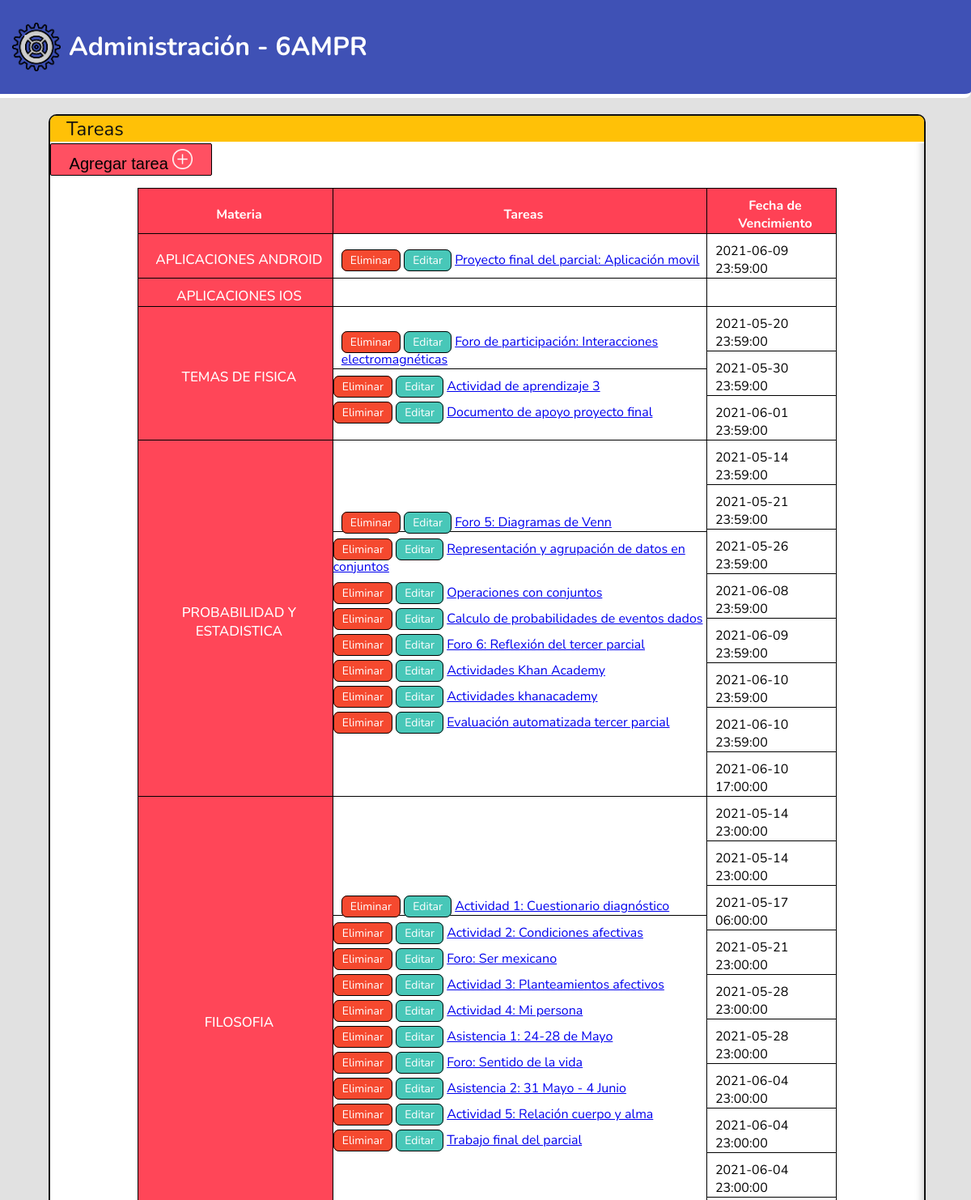
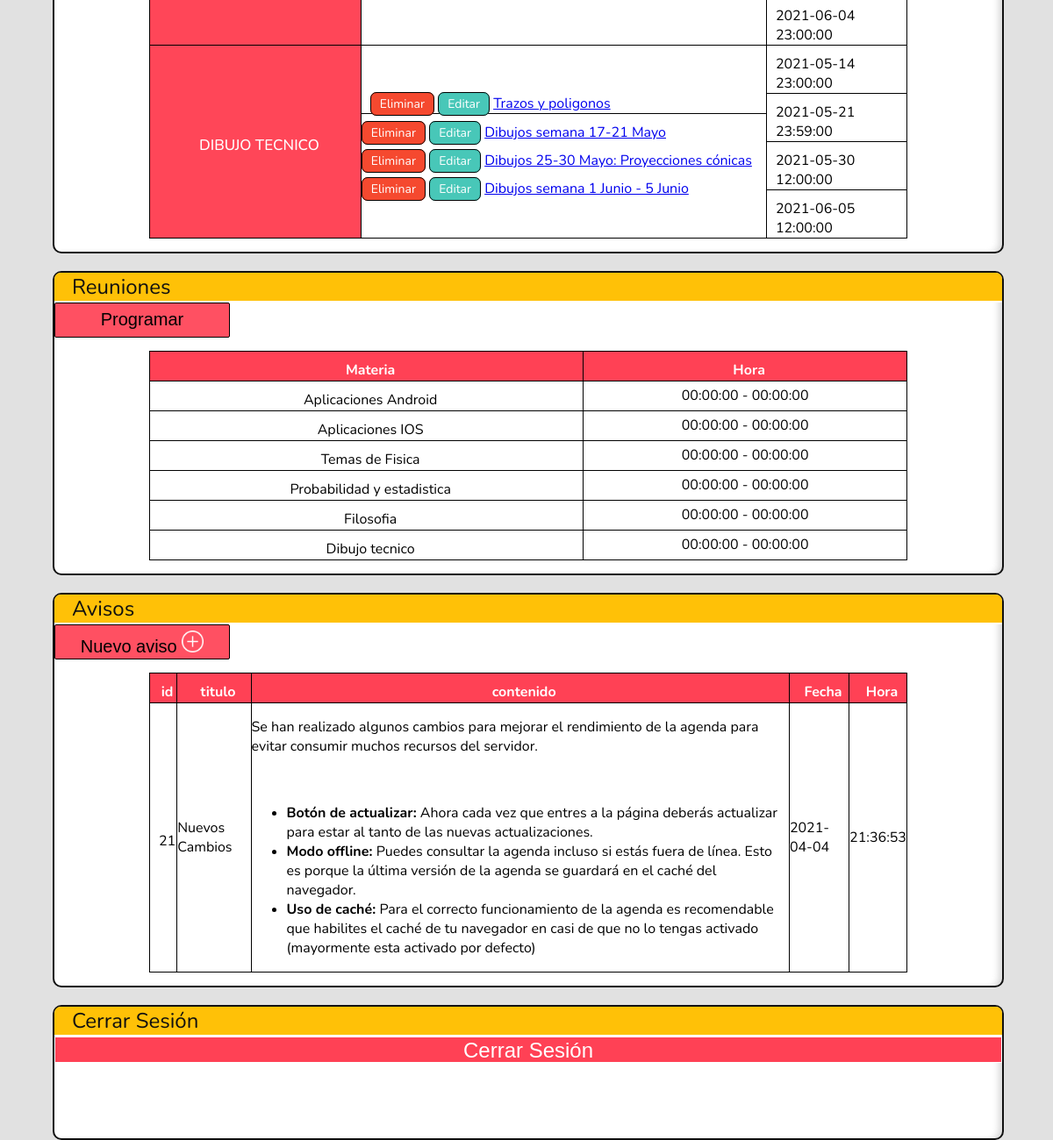
Page /files/admin.php (signed in) on the committed database (2 pictures, top to bottom).
### tables this page shows
CREATE TABLE `tareas` (
  `id` int(11) NOT NULL,
  `materia` varchar(100) NOT NULL,
  `nombre` text NOT NULL,
  `url` varchar(300) NOT NULL,
  `fecha_limite` date NOT NULL,
  `hora_limite` time NOT NULL
);

CREATE TABLE `reuniones` (
  `id` int(11) NOT NULL,
  `materia` varchar(100) NOT NULL,
  `hora_inicio` time NOT NULL,
  `hora_fin` time NOT NULL
);

CREATE TABLE `notificaciones` (
  `id` int(11) NOT NULL,
  `de` varchar(150) NOT NULL,
  `para` varchar(150) NOT NULL,
  `titulo` text NOT NULL,
  `descripcion` mediumtext NOT NULL,
  `leido` int(1) NOT NULL,
  `fecha` date NOT NULL,
  `hora` time NOT NULL
);

### files/admin.php (the view, shortened to what this page needs)
<!DOCTYPE html>
<html lang="es">
    <head>
        <link rel="stylesheet" href="css/admin.css">
        <link href="https://cdn.quilljs.com/1.3.6/quill.snow.css" rel="stylesheet">
        <link rel="stylesheet" href="css/cabecera.css"/>
        <link rel="stylesheet" href="css/tablas.css"/>
    </head>
    <body>
        <header>
                <div class="logo">
                    <img src="src/configuraciones.png" alt="icono"/>
                    <h1>Administración - 6AMPR</h1>
                </div>
            </header>
            <section>
                <div class="tareas">
                    <h3>Tareas</h3>
                    <button id="btnNuevaTarea" class="add-button">Agregar tarea <img src="src/mas.png"/ class="icon"></button>
                    <table>
                        <thead>
                                <th>Materia</th>
                                <th>Tareas</th>
                                <th>Fecha de Vencimiento</th>
                            </thead>
                            <tbody>
                            <?php
                            function imprimirFilaMateria($materia){
                                require('php/abrir_conexion.php');
                                $consulta = "SELECT * FROM tareas WHERE materia = '$materia' ORDER BY fecha_limite";
                                $resultado_materia = $conexion->query($consulta);
                                $numFilas = $resultado_materia->num_rows;
                                if($resultado_materia){
                                    $tareas = array();
                                    echo "<tr>";
                                    echo "<td data-titulo='Materia:'> $materia</td>";
                                    for($i = 0; $i<$numFilas; $i++){
                                        $fila = $resultado_materia->fetch_array();
                                        $tareas[$i] = array( $fila[0], $fila[1], $fila[2], $fila[3], $fila[4], $fila[5]);
                                    }
                                    echo "<td class='tareas-lista'>";
                                    for($j = 0; $j<$numFilas; $j++){
                                        $id = $tareas[$j][0];
                                        echo "<materia data-id='" . $tareas[$j][0] . "'> <a href='php/eliminar.php?id=$id' class='eliminar'>Eliminar</a>
                                        <a href='php/editar.php?id=$id' class='editar'>Editar</a>
                                        <a href='" . $tareas[$j][3] . "' target='_blank'>" . $tareas[$j][2] . "</materia>";
                                    }
                                    echo "</td>";
                                    echo "<td class='fecha'>";
                                    for($k = 0; $k<$numFilas; $k++){
                                        echo "<materia data-id='" . $tareas[$k][0] . "'>" . $tareas[$k][4] . " " . $tareas[$k][5] . "</materia>";
                                    }
                                    echo "</td>";
                                    echo "</tr>";
                                }
                            }
                            imprimirFilaMateria('Aplicaciones Android', 'normal');
                            imprimirFilaMateria('Aplicaciones IOS', 'normal');
                            imprimirFilaMateria('Temas de Fisica', 'normal');
                            imprimirFilaMateria('Probabilidad y estadistica', 'normal');
                            imprimirFilaMateria('Filosofia', 'normal');
                            imprimirFilaMateria('Dibujo tecnico', 'normal');
                            ?>
                            </tbody>
                    </table>
                </div>
                <div class="reuniones">
                    <h3>Reuniones</h3>
                    <button class="add-button" id="btnProgramarReunion">Programar</button>
                    <table>
                        <thead>
                            <th>Materia</th>
                            <th>Hora</th>
                        </thead>
                        <tbody>
                        <?php
                                require('php/abrir_conexion.php');
                                $consulta = "SELECT * FROM reuniones";
                                $resultado = $conexion->query($consulta);
                                $numFilas = $resultado->num_rows;
                                if($resultado){
                                    for ($i=0; $i <$numFilas ; $i++) {
                                        $fila = $resultado->fetch_Object();
                                        echo "<tr>";
                                        echo "<td>" . $fila->materia . "</td>";
                                        echo "<td id='hora'>" . $fila->hora_inicio . " - " . $fila->hora_fin . "</td>";
                                        echo "</tr>";
                                    }
                                }
                            ?>
                        </tbody>
                    </table>
                </div>
                <div class="avisos">
                    <h3>Avisos</h3>
                    <button id="nuevo-aviso" class="add-button">Nuevo aviso <img src="src/mas.png" class="icon"/></button>
                    <table>
                        <thead>
                            <th>id</th>
                            <th>titulo</th>
                            <th>contenido</th>
                            <th>Fecha</th>
                            <th>Hora</th>
                        </thead>
                        <tbody>
                        <?php
                                require('php/abrir_conexion.php');
                                $consulta = "SELECT * FROM notificaciones WHERE de = 'admin';";
                                $resultado = $conexion->query($consulta);
                                $numFilas = $resultado->num_rows;
                                if($resultado){
                                    for ($i=0; $i <$numFilas ; $i++) {
                                        $fila = $resultado->fetch_array();
                                        echo "<tr>";
                                        echo "<td>" . $fila["id"] . "</td>";
                                        echo "<td>" . $fila["titulo"] . "</td>";
                                        echo "<td>" . $fila["descripcion"] . "</td>";
                                        echo "<td>" . $fila["fecha"] . "</td>";
                                        echo "<td>" . $fila["hora"] . "</td>";
                                        echo "</tr>";
                                    }
                                }
                            ?>
                        </tbody>
                    </table>
                </div>
                <div class="foro">
                    <h3>Cerrar Sesión</h3>
                    <a href="php/cerrar_sesion.php" id="cerrar_sesion"><button>Cerrar Sesión</button></a>
                </div>
            </section>
    </body>
</html>

### files/css/admin.css (style rules this page uses)
html, body { margin: 0; padding: 0; height: 100%; font-family: 'Nunito', sans-serif; background: #e1e1e1; }
.logo { display:flex; align-items: center; }
.logo h1 { padding-left: 10px; }
.icon { width: 25px; height: 25px; padding-top: 5px; }
.add-button { width: 200px; height: 40px; text-align: center; color: #010101; background-color: #ff5062; border: 1px solid #000; border-radius: 2px; font-size: 20px; font-weight: 400; }
h3 { margin: 0; padding: 0; background-color: #FFC107; border-bottom: 2.5px solid #fff; color: #101010; font-size: 24px; font-weight: 400; padding-left: 20px; border-top-left-radius: 7px; border-top-right-radius: 7px; }
.tareas, .reuniones, .foro, .avisos { width: 90%; height: auto; min-height: 150px; display: block; margin: 20px 5vw; border: 2px solid #101010; background-color: #fff; -webkit-box-shadow: inset -11px -3px 7px -7px #d1d1d1d4; box-shadow: inset 11px -3px -7px -7px #d1d1d1d4; border-radius: 10px; }
#cerrar_sesion { width: 80%; margin: 30% auto; }
#cerrar_sesion button { width: 100%; height: 30px; font-size: 24px; color: #fff; background-color: #FF4155; border: 1px solid #fff; }
.eliminar, .editar { border: 1px solid #010101; color: #fff ; border-radius: 7px; text-decoration: none; font-size: 14px; padding: 3px 10px ; }
.eliminar { background-color: #f5492f; }
.editar { background-color: #48c7b8; }

### files/css/cabecera.css (style rules this page uses)
header { width: 100%; height: auto; margin-bottom: 20px; display: flex; flex-direction: row; justify-content: space-between; background-color: #3F51B5; border-bottom: 5px solid #fff; border-bottom-right-radius: 8px; }
.logo { width: auto; padding: 15px; }
.logo img, .menu-final img { width: 60px; height: 60px; }
.logo h1 { display: inline; color: #fff; }

### files/css/tablas.css (style rules this page uses)
table { margin: 15px auto; padding: 10px; width: 80%; height: auto; border-collapse: collapse; }
table thead { background-color: #ff4155; text-align: center; color: #fff; }
#hora { text-align: center; }
table td, th { border: 1px solid #000; }
table td:first-child { text-align: center; }
table td:nth-child(n+2) { padding: 0; }
materia { border-bottom: 1px solid #000; display: block; }
materia:last-child { border-bottom: none; }
materia, td, th { padding-left: 10px; padding-top: 10px; }
materia { width: auto; box-sizing: border-box; padding-left: 10px; }
table td[data-titulo = "Materia:"] { background-color: #ff4658; font-size: 17px; text-transform: uppercase; color: #fff; font-weight: 500; }

### files/css/general.css (style rules this page uses)
html, body { margin: 0; padding:0; display: inline; font-family: 'Nunito', sans-serif; background-color: #C5CAE9; }

### rows in the picture
tareas: nombre "Proyecto final del parcial: Aplicación movil", fecha_limite "2021-06-09", hora_limite "23:59:00"
tareas: nombre "Foro de participación: Interacciones electromagnéticas", fecha_limite "2021-05-20", hora_limite "23:59:00"
tareas: nombre "Actividad de aprendizaje 3", fecha_limite "2021-05-30", hora_limite "23:59:00"
tareas: nombre "Documento de apoyo proyecto final", fecha_limite "2021-06-01", hora_limite "23:59:00"
tareas: nombre "Foro 5: Diagramas de Venn", fecha_limite "2021-05-14", hora_limite "23:59:00"
tareas: nombre "Representación y agrupación de datos en conjuntos", fecha_limite "2021-05-21", hora_limite "23:59:00"
tareas: nombre "Operaciones con conjuntos", fecha_limite "2021-05-26", hora_limite "23:59:00"
tareas: nombre "Calculo de probabilidades de eventos dados", fecha_limite "2021-06-08", hora_limite "23:59:00"
tareas: nombre "Foro 6: Reflexión del tercer parcial", fecha_limite "2021-06-09", hora_limite "23:59:00"
tareas: nombre "Actividades Khan Academy", fecha_limite "2021-06-10", hora_limite "23:59:00"
tareas: nombre "Actividades khanacademy", fecha_limite "2021-06-10", hora_limite "23:59:00"
tareas: nombre "Evaluación automatizada tercer parcial", fecha_limite "2021-06-10", hora_limite "17:00:00"
tareas: nombre "Actividad 1: Cuestionario diagnóstico", fecha_limite "2021-05-14", hora_limite "23:00:00"
tareas: nombre "Actividad 2: Condiciones afectivas", fecha_limite "2021-05-14", hora_limite "23:00:00"
tareas: nombre "Foro: Ser mexicano", fecha_limite "2021-05-17", hora_limite "06:00:00"
tareas: nombre "Actividad 3: Planteamientos afectivos", fecha_limite "2021-05-21", hora_limite "23:00:00"
tareas: nombre "Actividad 4: Mi persona", fecha_limite "2021-05-28", hora_limite "23:00:00"
tareas: nombre "Asistencia 1: 24-28 de Mayo", fecha_limite "2021-05-28", hora_limite "23:00:00"
tareas: nombre "Foro: Sentido de la vida", fecha_limite "2021-06-04", hora_limite "23:00:00"
tareas: nombre "Asistencia 2: 31 Mayo - 4 Junio", fecha_limite "2021-06-04", hora_limite "23:00:00"
tareas: nombre "Actividad 5: Relación cuerpo y alma", fecha_limite "2021-06-04", hora_limite "23:00:00"
tareas: nombre "Trabajo final del parcial", fecha_limite "2021-06-04", hora_limite "23:00:00"
tareas: nombre "Trazos y poligonos", fecha_limite "2021-05-14", hora_limite "23:00:00"
tareas: nombre "Dibujos semana 17-21 Mayo", fecha_limite "2021-05-21", hora_limite "23:59:00"
tareas: nombre "Dibujos 25-30 Mayo: Proyecciones cónicas", fecha_limite "2021-05-30", hora_limite "12:00:00"
tareas: nombre "Dibujos semana 1 Junio - 5 Junio", fecha_limite "2021-06-05", hora_limite "12:00:00"
reuniones: materia "Aplicaciones Android", hora_inicio "00:00:00", hora_fin "00:00:00"
reuniones: materia "Aplicaciones IOS", hora_inicio "00:00:00", hora_fin "00:00:00"
reuniones: materia "Temas de Fisica", hora_inicio "00:00:00", hora_fin "00:00:00"
reuniones: materia "Probabilidad y estadistica", hora_inicio "00:00:00", hora_fin "00:00:00"
reuniones: materia "Filosofia", hora_inicio "00:00:00", hora_fin "00:00:00"
reuniones: materia "Dibujo tecnico", hora_inicio "00:00:00", hora_fin "00:00:00"
notificaciones: id "21", titulo "Nuevos Cambios", descripcion "Se han realizado algunos cambios para mejorar el rendimiento de la agenda para evitar consumir muchos recursos del servidor. Botón de actualizar: Ahora cada vez que entres a la página deberás actualizar para estar al tanto de las nuevas actualizaciones. Modo offline: Puedes consultar la agenda incluso si estás fuera de línea. Esto es porque la última versión de la agenda se guardará en el caché del navegador. Uso de caché: Para el correcto funcionamiento de la agenda es recomendable que habilites el caché de tu navegador en casi de que no lo tengas activado (mayormente esta activado por defecto)", fecha "2021-04-04", hora "21:36:53"

### other values in the picture
$materia "APLICACIONES ANDROID APLICACIONES IOS TEMAS DE FISICA PROBABILIDAD Y ESTADISTICA FILOSOFIA DIBUJO TECNICO"
